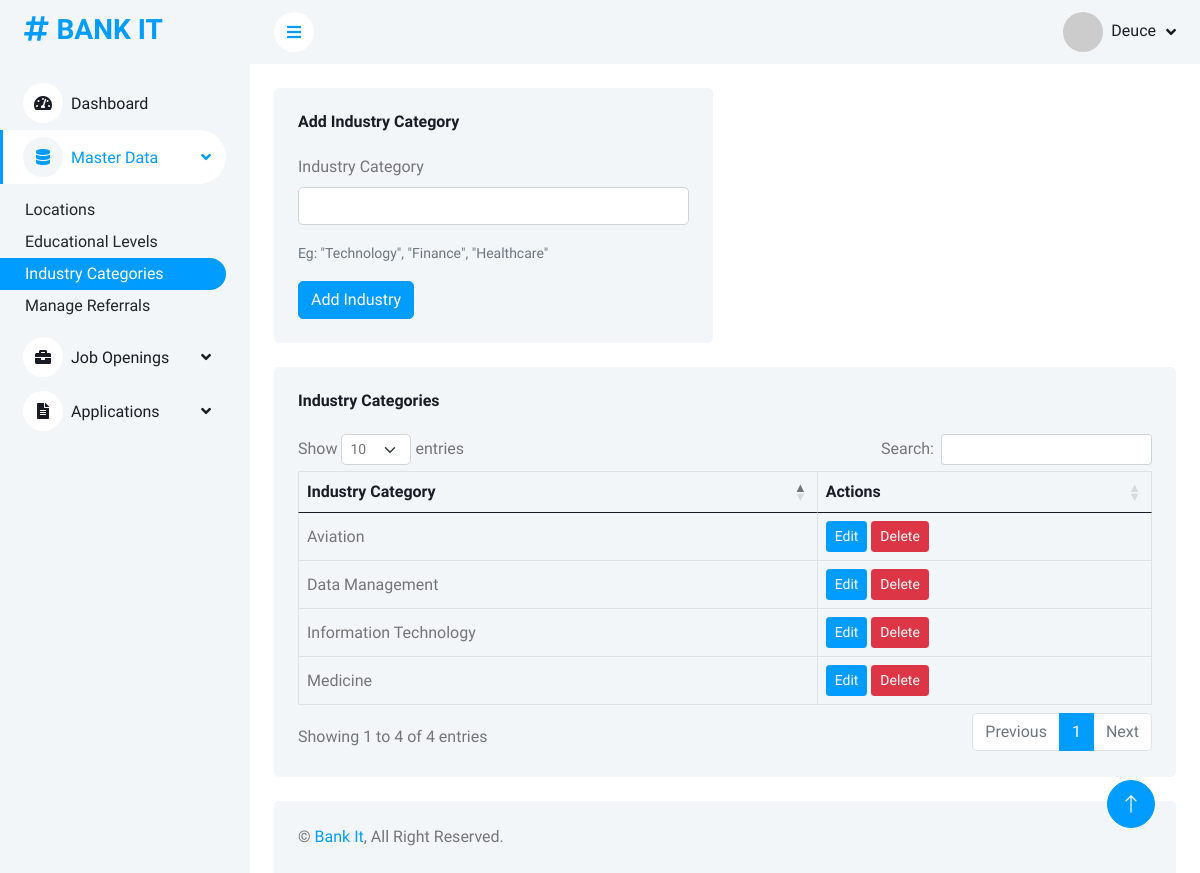
/industry.php (signed in), run on the app's committed database.
### tables this page shows
CREATE TABLE `industry_category` (
  `id` int(11) NOT NULL,
  `category` varchar(255) NOT NULL
);

### industry.php (the view, shortened to what this page needs)
<?php
include 'includes/db_con.php';
include 'layout/header.php';
?>
<body>
    <div class="container-xxl position-relative bg-white d-flex p-0">
        <?php include 'layout/sidebar.php'; ?>
        <div class="content">
            <?php include 'layout/navbar.php'; ?>
            <div class="container-fluid pt-4 px-4">
                <div class="row g-4">
                    <div class="col-sm-12 col-xl-6">
                        <div class="bg-light rounded h-100 p-4">
                            <h6 class="mb-4">Add Industry Category</h6>
                            <form method="POST" action="controllers/add_industry_controller.php">
                                <div class="mb-3">
                                    <label for="name" class="form-label">Industry Category</label>
                                    <input type="text" class="form-control" id="name" name="name">
                                </div>
                                <div class="mb-3">
                                    <small class="text-muted">Eg: "Technology", "Finance", "Healthcare"</small>
                                </div>
                                <input type="submit" class="btn btn-primary" value="Add Industry" name="add_industry">
                            </form>
                        </div>
                    </div>
                    <div class="col-12">
                        <div class="bg-light rounded h-100 p-4">
                            <h6 class="mb-4">Industry Categories</h6>
                            <div class="table-responsive">
                                <table id="myTable"
                                    class="table text-start align-middle table-bordered table-hover mb-0">
                                    <thead>
                                        <tr class="text-dark">
                                            <th scope="col">Industry Category</th>
                                            <th scope="col">Actions</th>
                                        </tr>
                                    </thead>
                                    <tbody>
                                        <?php
                                        $query = "SELECT * FROM industry_category";
                                        $result = mysqli_query($conn, $query);
                                        if (!$result) {
                                            die('Query Failed' . mysqli_error($conn));
                                        } else {
                                            while ($row = mysqli_fetch_assoc($result)) {
                                                ?>
                                                <tr>
                                                    <td><?php echo $row['category']; ?></td>
                                                    <td>
                                                        <button type="button" class="btn btn-sm btn-primary"
                                                            data-bs-toggle="modal" data-bs-target="#editIndustryModal"
                                                            onclick="editIndustry('<?php echo $row['id']; ?>', '<?php echo $row['category']; ?>')">Edit</button>
                                                        <a class="btn btn-sm btn-danger"
                                                            href="controllers/delete_industry_controller.php?id=<?php echo $row['id']; ?>">Delete</a>
                                                    </td>
                                                </tr>
                                                <?php
                                            }
                                        }
                                        ?>
                                    </tbody>
                                </table>
                            </div>
                        </div>
                    </div>
                </div>
            </div>
            <?php include 'layout/footer.php'; ?>
</body>

### css/style.css (style rules this page uses)
:root { --primary: #009CFF; --light: #F3F6F9; --dark: #191C24; }
.btn { transition: .5s; }
.btn.btn-primary { color: #FFFFFF; }
.content { margin-left: 250px; min-height: 100vh; background: #FFFFFF; transition: 0.5s; }
@media (min-width: 992px) { .content { width: calc(100% - 250px); } }

### data on the page
industry_category: category "Aviation"
industry_category: category "Information Technology"
industry_category: category "Medicine"
industry_category: category "Data Management"

### other printed values
$_SESSION['username'] "Deuce"
